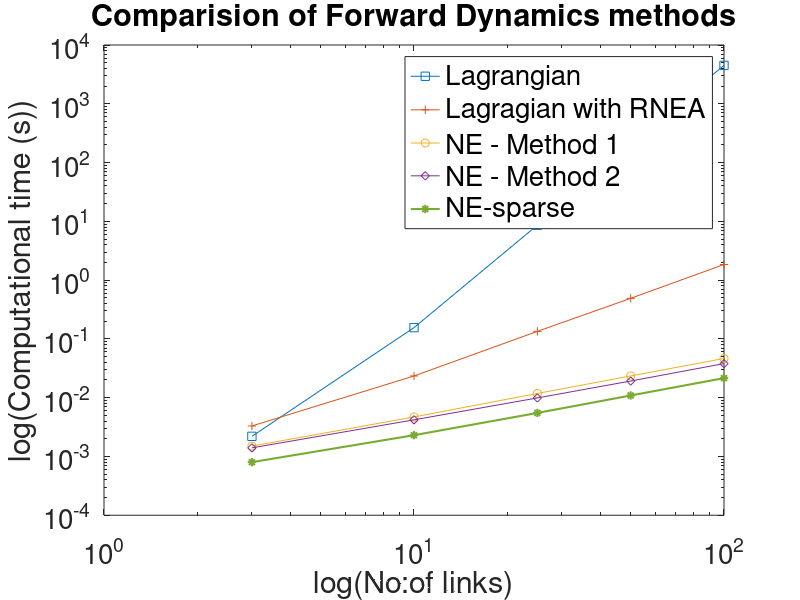

Reproduce this figure in MATLAB.
lag = [0.0022,0.1555, 8.6117, 222.1483, 4.4981e+03];
LE_RNEA = [0.0033, 0.0234, 0.1343, 0.4900, 1.8445];
NE_Naive = [0.0015, 0.0047, 0.0118, 0.0234, 0.0465];
NE_featherstone = [0.0014, 0.0042, 0.0099, 0.0192, 0.0380];
NE_sparse = [0.0008, 0.0023, 0.0055, 0.0109, 0.0215];
x = [3,10,25,50,100];
%loglog(x,lag,x,LE_RNEA,x,NE_Naive,x,NE_featherstone,x,NE_sparse);
loglog(x,lag,'-s',x,LE_RNEA,'-+',x,NE_Naive,'-o',x,NE_featherstone,'-d',x,NE_sparse,'-*','LineWidth',1.5);
xlabel('log(No:of links)','FontSize',20);
ylabel('log(Computational time (s))','FontSize',20);
title('Comparision of Forward Dynamics methods','FontSize',20);
set(gca,'FontSize',20);
l = legend('Lagrangian','Lagragian with RNEA', 'NE - Method 1', 'NE - Method 2', 'NE-sparse');
set(l,'FontSize',20);